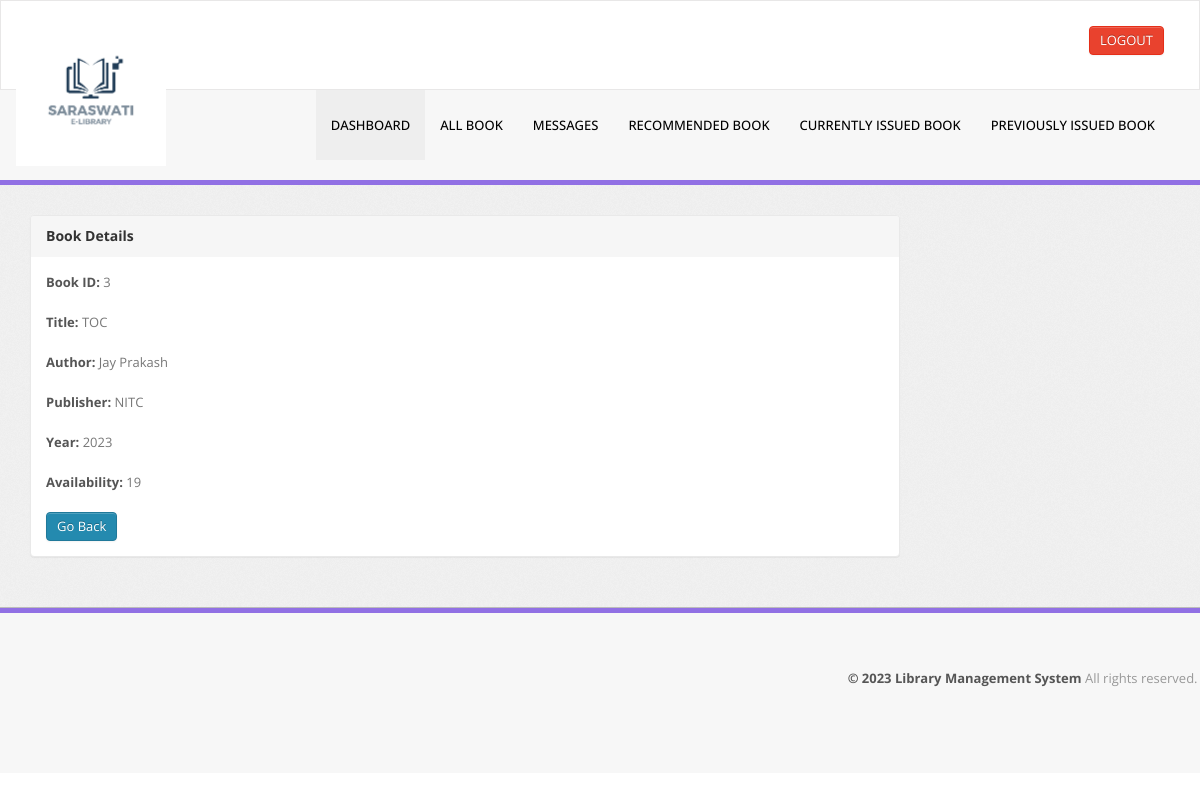
Page /student/bookdetails.php?id=3 (signed in) on the committed database.
### tables this page shows
CREATE TABLE `book` (
  `BookId` int(10) NOT NULL,
  `Title` varchar(50) DEFAULT NULL,
  `Publisher` varchar(50) DEFAULT NULL,
  `Year` varchar(50) DEFAULT NULL,
  `Availability` int(5) DEFAULT NULL
);

CREATE TABLE `author` (
  `BookId` int(10) NOT NULL,
  `Author` varchar(50) NOT NULL
);

### student/bookdetails.php (the view, shortened to what this page needs)
<?php include("header.php"); ?>
<?php
if ($_SESSION['RollNo']) {
    ?>
<!DOCTYPE html>
<html lang="en">
    <body>
        <div class="wrapper">
            <div class="container">
                <div class="row">
                    <div class="span9">
                        <div class="content">
                        <div class="module">
                            <div class="module-head">
                                <h3>Book Details</h3>
                            </div>
                            <div class="module-body">
                        <?php
                            $x=$_GET['id'];
                            $sql="select * from book where BookId='$x'";
                            $result=$conn->query($sql);
                            $row=$result->fetch_assoc();
                                $bookid=$row['BookId'];
                                $name=$row['Title'];
                                $publisher=$row['Publisher'];
                                $year=$row['Year'];
                                $avail=$row['Availability'];
                                echo "<b>Book ID:</b> ".$bookid."<br><br>";
                                echo "<b>Title:</b> ".$name."<br><br>";
                                $sql1="select * from author where BookId='$bookid'";
                                $result=$conn->query($sql1);
                                echo "<b>Author:</b> ";
                                while($row1=$result->fetch_assoc())
                                {
                                    echo $row1['Author']."&nbsp;";
                                }
                                echo "<br><br>";
                                echo "<b>Publisher:</b> ".$publisher."<br><br>";
                                echo "<b>Year:</b> ".$year."<br><br>";
                                echo "<b>Availability:</b> ".$avail."<br><br>";
                            ?>
                        <a href="book.php" class="btn btn-primary">Go Back</a>
                               </div>
                           </div>
                            </div>
                </div>
                </div>
                </div>
            </div>
       <?php include "footer.php" ?>
    </body>
</html>
<?php }
else {
    echo "<script type='text/javascript'>alert('Access Denied!!!')</script>";
} ?>

### student/css/theme.css (style rules this page uses)
body { font-size: 13px; font-family: 'Open Sans', Arial, sans-serif; background: #fff; color: #777 }
h1, h2, h3, h4, h5, h6 { color: #333; margin-top: 0 }
h3 { font-size: 20px }
strong, b { color: #555 }
.wrapper { background: url(../images/bg.png) #eee; border-bottom: 1px solid #bbb; -webkit-box-shadow: 0 1px 2px rgba(0,0,0,0.1); -moz-box-shadow: 0 1px 2px rgba(0,0,0,0.1); box-shadow: 0 1px 2px rgba(0,0,0,0.1); padding: 30px 0 }
.module { background: #fff; -webkit-border-radius: 3px; -moz-border-radius: 3px; border-radius: 3px; border: 1px solid #ccc; border-bottom-color: #bbb; -webkit-box-shadow: 0 0 1px rgba(0,0,0,0.2); -moz-box-shadow: 0 0 1px rgba(0,0,0,0.2); box-shadow: 0 0 1px rgba(0,0,0,0.2); margin-bottom: 30px }
.btn, .btn-box { -webkit-border-radius: 3px; -moz-border-radius: 3px; border-radius: 3px }
.btn { font-size: 13px; font-weight: 600 }
.btn { display: inline-block; margin-bottom: 0; font-weight: 400; text-align: center; vertical-align: middle; cursor: pointer; background-image: none; border: 1px solid transparent; white-space: nowrap; padding: 4px 10px; font-size: 13px; line-height: 1.42857; border-radius: 4px; -webkit-user-select: none; -moz-user-select: none; -ms-user-select: none; user-select: none }
.btn-primary { color: #fff; background-color: #248aaf; border-color: #20799a }
.module { box-shadow: 0 0 3px rgba(0,0,0,.1); border-color: #e9e9e9; margin-bottom: 20px; background-color: #fff; border-radius: 4px; -webkit-box-shadow: 0 1px 1px rgba(0,0,0,.05); box-shadow: 0 1px 1px rgba(0,0,0,.05); }
.module-head { color: #767676; background-color: #f6f6f6; border-color: #e9e9e9; padding: 10px 15px; border-bottom: 1px solid transparent; border-top-right-radius: 3px; border-top-left-radius: 3px; }
.module-head h3 { font-size: 14px; line-height: 20px; height: 20px; margin: 0 }
.module-body { padding: 15px }

### rows in the picture
book: BookId "3", Title "TOC", Publisher "NITC", Year "2023", Availability "19"
author: Author "Jay Prakash"
